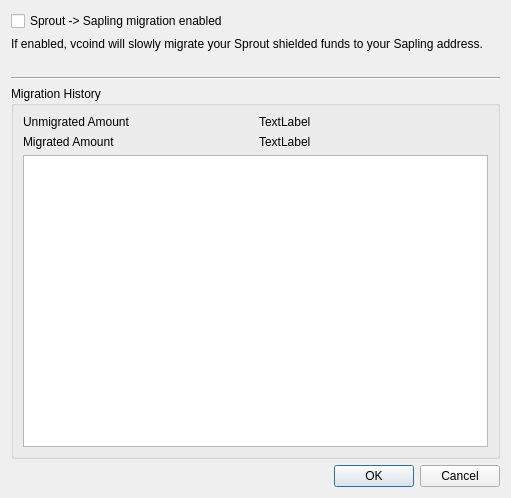
<?xml version="1.0" encoding="UTF-8"?>
<ui version="4.0">
 <class>MigrationDialog</class>
 <widget class="QDialog" name="MigrationDialog">
  <property name="geometry">
   <rect>
    <x>0</x>
    <y>0</y>
    <width>511</width>
    <height>498</height>
   </rect>
  </property>
  <property name="windowTitle">
   <string>Migration Turnstile</string>
  </property>
  <layout class="QGridLayout" name="gridLayout">
   <item row="9" column="0" colspan="2">
    <widget class="QDialogButtonBox" name="buttonBox">
     <property name="orientation">
      <enum>Qt::Horizontal</enum>
     </property>
     <property name="standardButtons">
      <set>QDialogButtonBox::Cancel|QDialogButtonBox::Ok</set>
     </property>
    </widget>
   </item>
   <item row="7" column="0" colspan="2">
    <widget class="QGroupBox" name="groupBox">
     <property name="title">
      <string>Migration History</string>
     </property>
     <layout class="QGridLayout" name="gridLayout_2">
      <item row="2" column="1">
       <widget class="QLabel" name="label_4">
        <property name="text">
         <string>Migrated Amount</string>
        </property>
       </widget>
      </item>
      <item row="4" column="1" colspan="2">
       <widget class="QTableView" name="tblTxids">
        <attribute name="horizontalHeaderStretchLastSection">
         <bool>true</bool>
        </attribute>
       </widget>
      </item>
      <item row="0" column="1">
       <widget class="QLabel" name="label_2">
        <property name="text">
         <string>Unmigrated Amount</string>
        </property>
       </widget>
      </item>
      <item row="0" column="2">
       <widget class="QLabel" name="lblUnMigrated">
        <property name="text">
         <string notr="true">TextLabel</string>
        </property>
       </widget>
      </item>
      <item row="2" column="2">
       <widget class="QLabel" name="lblMigrated">
        <property name="text">
         <string notr="true">TextLabel</string>
        </property>
       </widget>
      </item>
     </layout>
    </widget>
   </item>
   <item row="0" column="0" colspan="2">
    <widget class="QCheckBox" name="chkEnabled">
     <property name="text">
      <string>Sprout -&gt; Sapling migration enabled</string>
     </property>
    </widget>
   </item>
   <item row="1" column="0" colspan="2">
    <widget class="QLabel" name="label">
     <property name="text">
      <string>If enabled, vcoind will slowly migrate your Sprout shielded funds to your Sapling address. </string>
     </property>
     <property name="wordWrap">
      <bool>true</bool>
     </property>
    </widget>
   </item>
   <item row="4" column="0" colspan="2">
    <widget class="Line" name="line">
     <property name="orientation">
      <enum>Qt::Horizontal</enum>
     </property>
    </widget>
   </item>
   <item row="2" column="0" colspan="2">
    <widget class="QLabel" name="lblSaplingAddress">
     <property name="text">
      <string notr="true"/>
     </property>
    </widget>
   </item>
  </layout>
 </widget>
 <resources/>
 <connections>
  <connection>
   <sender>buttonBox</sender>
   <signal>accepted()</signal>
   <receiver>MigrationDialog</receiver>
   <slot>accept()</slot>
   <hints>
    <hint type="sourcelabel">
     <x>248</x>
     <y>254</y>
    </hint>
    <hint type="destinationlabel">
     <x>157</x>
     <y>274</y>
    </hint>
   </hints>
  </connection>
  <connection>
   <sender>buttonBox</sender>
   <signal>rejected()</signal>
   <receiver>MigrationDialog</receiver>
   <slot>reject()</slot>
   <hints>
    <hint type="sourcelabel">
     <x>316</x>
     <y>260</y>
    </hint>
    <hint type="destinationlabel">
     <x>286</x>
     <y>274</y>
    </hint>
   </hints>
  </connection>
 </connections>
</ui>
